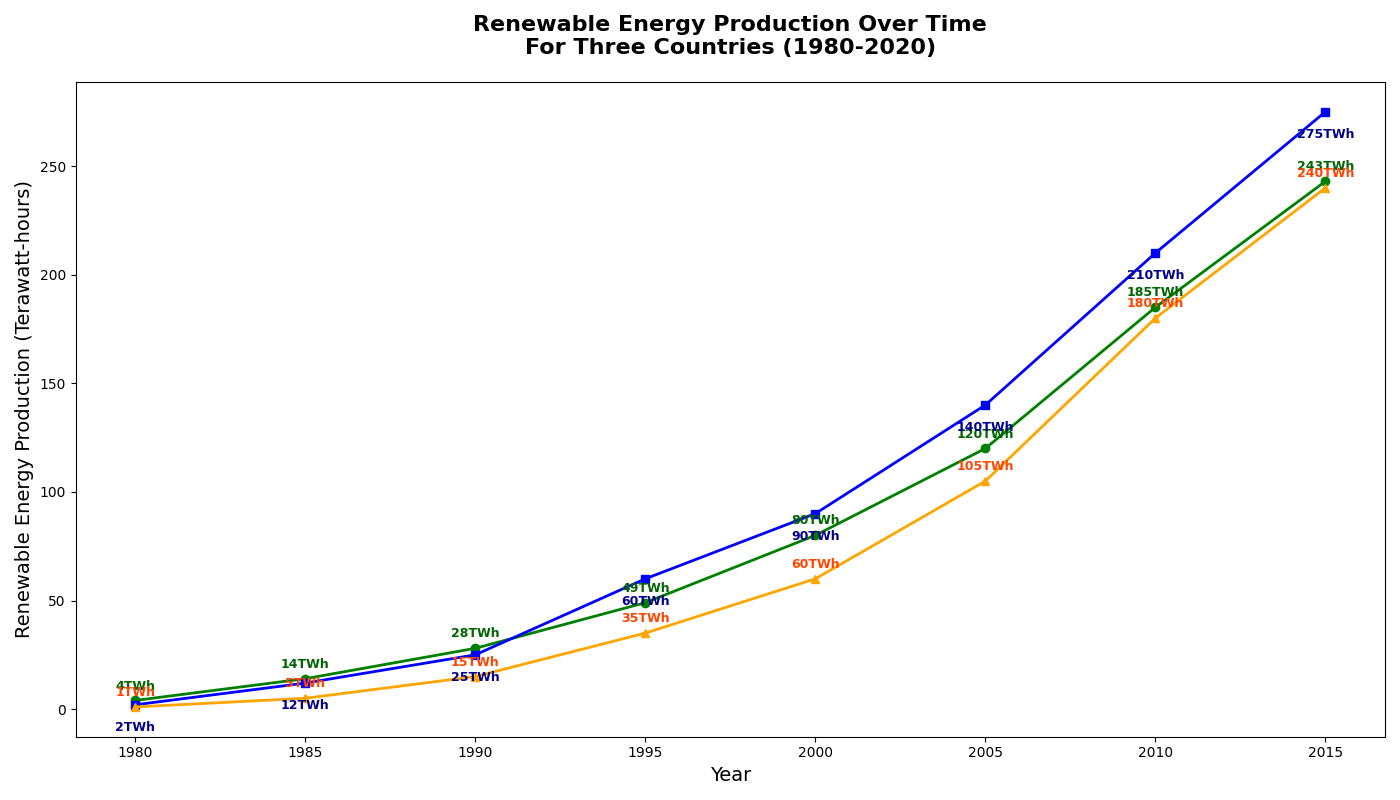

Recreate this plot in Python.
import matplotlib.pyplot as plt
import numpy as np

# Time period (years)
years = np.array(range(1980, 2020, 5))

# Renewable energy production data (in terawatt-hours)
country_a_production = np.array([4, 14, 28, 49, 80, 120, 185, 243])
country_b_production = np.array([2, 12, 25, 60, 90, 140, 210, 275])
country_c_production = np.array([1, 5, 15, 35, 60, 105, 180, 240])

# Create the figure and subplot
fig, ax = plt.subplots(figsize=(14, 8))

# Plotting the line charts for renewable energy production
ax.plot(years, country_a_production, marker='o', linestyle='-', linewidth=2, color='green')
ax.plot(years, country_b_production, marker='s', linestyle='-', linewidth=2, color='blue')
ax.plot(years, country_c_production, marker='^', linestyle='-', linewidth=2, color='orange')

# Annotations for energy production
for i, (a, b, c) in enumerate(zip(country_a_production, country_b_production, country_c_production)):
    ax.text(years[i], a + 5, f'{a}TWh', ha='center', fontsize=9, color='darkgreen', fontweight='bold')
    ax.text(years[i], b - 12, f'{b}TWh', ha='center', fontsize=9, color='darkblue', fontweight='bold')
    ax.text(years[i], c + 5, f'{c}TWh', ha='center', fontsize=9, color='orangered', fontweight='bold')

# Title and labels
plt.title("Renewable Energy Production Over Time\nFor Three Countries (1980-2020)", fontsize=16, fontweight='bold', pad=20)
ax.set_xlabel("Year", fontsize=14)
ax.set_ylabel("Renewable Energy Production (Terawatt-hours)", fontsize=14)

# Adjust layout to prevent overlapping
plt.tight_layout()

# Show plot
plt.show()
